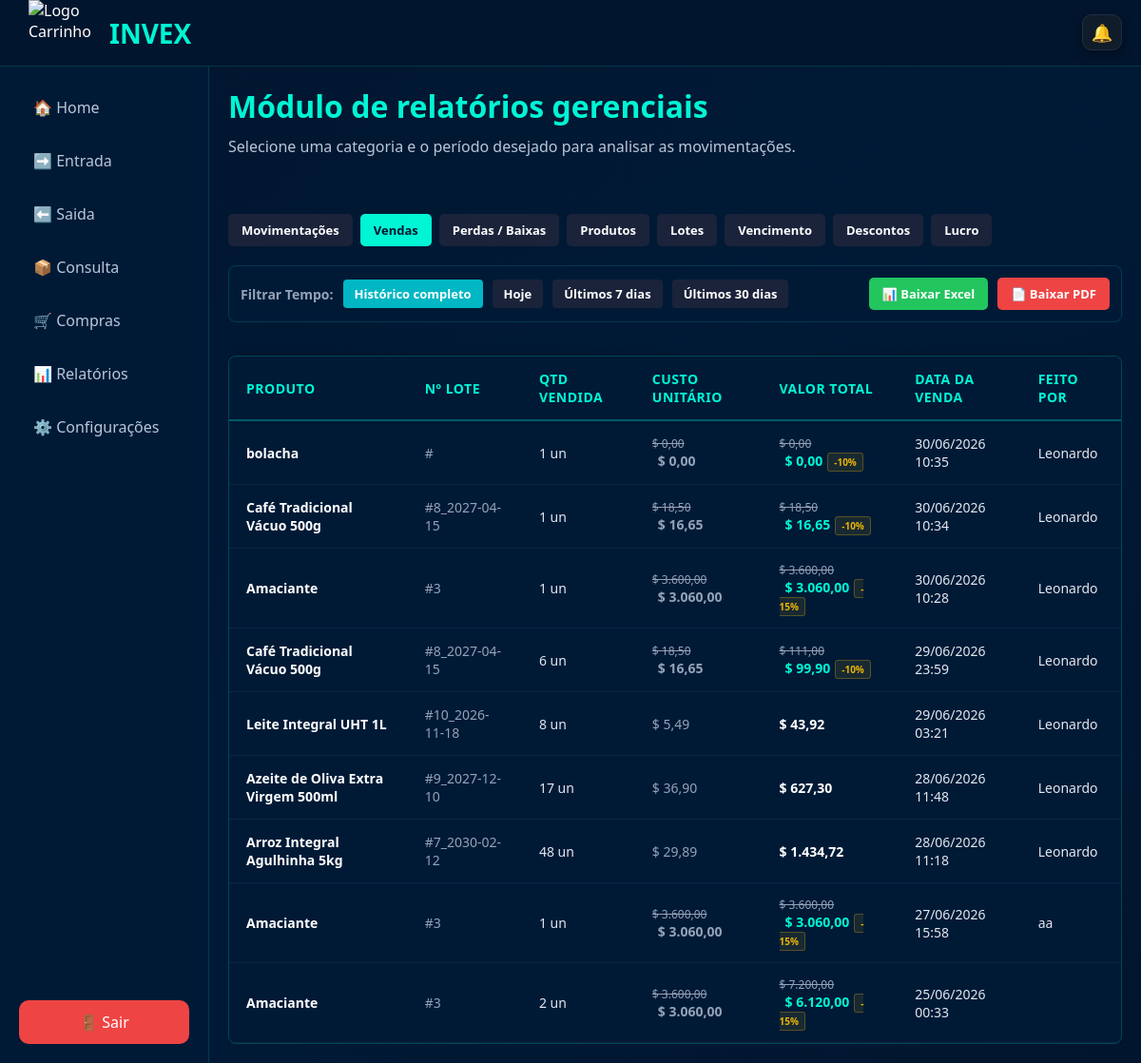
The app's page /painel_principal/relatorios/buscar_relatorio.php?tipo=vendas&periodo=todos (signed in) with its own data.
### tables this page shows
CREATE TABLE `saida` (
  `id_saida` int(11) NOT NULL,
  `idlote` int(11) NOT NULL,
  `id_lote` int(11) NOT NULL,
  `criadopor_id` int(11) NOT NULL,
  `criadopor_nome` varchar(255) NOT NULL,
  `quantidade_saida` int(11) NOT NULL,
  `motivo_saida` varchar(255) NOT NULL,
  `data_saida` datetime NOT NULL
);

CREATE TABLE `produtos` (
  `idProduto` int(11) NOT NULL,
  `NomeProduto` varchar(100) NOT NULL,
  `MarcaProduto` varchar(100) NOT NULL,
  `Descricao` varchar(255) DEFAULT NULL,
  `idEmpresa` int(11) NOT NULL,
  `criadopor_nome` varchar(100) DEFAULT NULL,
  `criadoem` datetime DEFAULT CURRENT_TIMESTAMP,
  `criadopor_id` int(11) DEFAULT NULL,
  `preco_padrao_compra` decimal(10,2) NOT NULL DEFAULT '0.00',
  `preco_padrao_venda` decimal(10,2) NOT NULL DEFAULT '0.00',
  `estoque_minimo` int(11) NOT NULL DEFAULT '0',
  `estoque_minimo_original` int(11) DEFAULT NULL
);

CREATE TABLE `produtoslotes` (
  `idlote` int(11) NOT NULL,
  `idproduto` int(11) NOT NULL,
  `quantidade` int(11) NOT NULL,
  `validade` date DEFAULT NULL,
  `criado_em` datetime DEFAULT CURRENT_TIMESTAMP,
  `criadopor_id` int(11) NOT NULL,
  `criadopor_nome` varchar(255) DEFAULT NULL,
  `idEmpresa` int(11) DEFAULT NULL,
  `numero_lote` varchar(50) NOT NULL,
  `preco_compra` decimal(10,2) NOT NULL DEFAULT '0.00',
  `preco_venda` decimal(10,2) NOT NULL DEFAULT '0.00',
  `desconto` decimal(5,2) NOT NULL DEFAULT '0.00',
  `status_lote` enum('normal','promocao','vencido') NOT NULL DEFAULT 'normal'
);

CREATE TABLE `configuracoes_gerais` (
  `id_config` int(11) NOT NULL,
  `idEmpresa` int(11) NOT NULL,
  `alerta_email` tinyint(1) NOT NULL DEFAULT '0',
  `alerta_login` tinyint(1) NOT NULL DEFAULT '1',
  `som_alerta` tinyint(1) NOT NULL DEFAULT '1',
  `casas_decimais` int(11) NOT NULL DEFAULT '2',
  `simbolo_moeda` varchar(10) NOT NULL DEFAULT 'R$',
  `formato_data` varchar(20) NOT NULL DEFAULT 'd/m/Y',
  `cor_primaria` varchar(20) NOT NULL DEFAULT '#00d9ff',
  `criado_em` timestamp NOT NULL DEFAULT CURRENT_TIMESTAMP,
  `atualizado_em` timestamp NOT NULL DEFAULT CURRENT_TIMESTAMP ON UPDATE CURRENT_TIMESTAMP
);

### painel_principal/config_global.php (called while the page is built, shortened)
<?php
$idEmpresa = $_SESSION['idEmpresa'] ?? null;
$config = [
    'cor_primaria' => '#1cd8d8',
    'casas_decimais' => 2,
    'simbolo_moeda' => 'R$',
    'formato_data' => 'd/m/Y',
    'alerta_email' => 0,
    'alerta_login' => 0,
    'som_alerta' => 0
];
if ($idEmpresa) {
    $sql = "SELECT * FROM configuracoes_gerais WHERE idEmpresa = ?";
    $stmt = $conn->prepare($sql);
    $stmt->bind_param("i", $idEmpresa);
    $stmt->execute();
    $result = $stmt->get_result();
    if ($row = $result->fetch_assoc()) {
        $config = array_merge($config, $row);
    }
}
?>

### painel_principal/relatorios/includes/relatorio_vendas.php (the view, shortened to what this page needs)
<?php
include '../config_global.php';
function formatarMoeda($valor, $simbolo, $casas)
{
    return $simbolo . ' ' . number_format((float)$valor, $casas, ',', '.');
}
$simboloMoeda = $config['simbolo_moeda'];
$casasDecimais = (int)$config['casas_decimais'];
$conn = new mysqli("localhost", "root", "usbw", "databasetcc");
$filtro_venda = "";
$idEmpresa = isset($_SESSION['idEmpresa']) ? $_SESSION['idEmpresa'] : null;
$sql_vendas = "SELECT p.NomeProduto, l.numero_lote, l.preco_venda, l.desconto, s.quantidade_saida, s.data_saida, s.criadopor_nome
               FROM saida s
               INNER JOIN produtoslotes l ON s.idlote = l.idlote
               INNER JOIN produtos p ON l.idproduto = p.IdProduto
               WHERE l.idEmpresa = '$idEmpresa' AND LOWER(s.motivo_saida) = 'venda' " . $filtro_venda . "
               ORDER BY s.id_saida DESC";
$resultado = $conn->query($sql_vendas);
?>
<?php include_once '../topo_notificacoes.php'; ?>
<div class="container-tabela">
    <table class="tabela-dados">
        <thead>
            <tr>
                <th>Produto</th>
                <th>Nº Lote</th>
                <th>Qtd Vendida</th>
                <th>Custo Unitário</th>
                <th>Valor Total</th>
                <th>Data da Venda</th>
                <th>Feito por</th>
            </tr>
        </thead>
        <tbody>
            <?php
            if ($resultado->num_rows > 0) {
                while ($row = $resultado->fetch_assoc()) {
                    $data_venda = ($row['data_saida']) ? date('d/m/Y H:i', strtotime($row['data_saida'])) : '-';
                    $qtd = intval($row['quantidade_saida']);
                    $preco_unitario = floatval($row['preco_venda']);
                    $desconto_porcentagem = floatval($row['desconto']);
                    if ($desconto_porcentagem > 0) {
                        $preco_unitario_final = $preco_unitario * (1 - ($desconto_porcentagem / 100));
                        $valor_total_original = $preco_unitario * $qtd;
                        $valor_total_final = $preco_unitario_final * $qtd;
                    } else {
                        $preco_unitario_final = $preco_unitario;
                        $valor_total_final = $preco_unitario * $qtd;
                    }
                    echo "<tr>";
echo "<td style='font-weight: 600; color: #fff;'>" . htmlspecialchars($row['NomeProduto']) . "</td>";
echo "<td style='color: #94a3b8;'>#" . htmlspecialchars($row['numero_lote']) . "</td>";
echo "<td style='color: #e2e8f0;'>" . $qtd . " un</td>";
echo "<td>";
if ($desconto_porcentagem > 0) {
    echo "<span class='preco-original'>" . formatarMoeda($preco_unitario, $simboloMoeda, $casasDecimais) . "</span>";
    echo "<span class='preco-final' style='color: #94a3b8; margin-left:6px;'>"
        . formatarMoeda($preco_unitario_final, $simboloMoeda, $casasDecimais) .
    "</span>";
} else {
    echo "<span style='color: #94a3b8;'>"
        . formatarMoeda($preco_unitario, $simboloMoeda, $casasDecimais) .
    "</span>";
}
echo "</td>";
echo "<td>";
if ($desconto_porcentagem > 0) {
    echo "<span class='preco-original'>" . formatarMoeda($valor_total_original, $simboloMoeda, $casasDecimais) . "</span>";
    echo "<span class='preco-final' style='margin-left:6px;'>"
        . formatarMoeda($valor_total_final, $simboloMoeda, $casasDecimais) .
    "</span>";
    echo "<span class='tag-desconto'>-" . number_format($desconto_porcentagem, 0) . "%</span>";
} else {
    echo "<span class='preco-final' style='color: #fff;'>"
        . formatarMoeda($valor_total_final, $simboloMoeda, $casasDecimais) .
    "</span>";
}
echo "</td>";
echo "<td>" . $data_venda . "</td>";
echo "<td>" . htmlspecialchars($row['criadopor_nome']) . "</td>";
echo "</tr>";
                }
            } else {
                echo "<tr><td colspan='8' style='text-align:center; color:#94a3b8; padding:25px;'>Nenhuma venda registrada neste período.</td></tr>";
            }
            ?>
        </tbody>
    </table>
</div>

### painel_principal/relatorios/css/relatorios.css (style rules this page uses)
* { margin: 0; padding: 0; box-sizing: border-box; font-family: 'Segoe UI'; }
:root { --bg: #02152E; --sidebar: #001A36; --card: #001A36; --primary: #00F5D4; --secondary: #17D9B7; --border: #00B7C3; --text: #ffffff; --sub: #B8C7D9; }
body { background: linear-gradient( 135deg, #02152E 0%, #001A36 50%, #02152E 100% ); color: var(--text); }

### painel_principal/relatorios/includes/relatorio_vendas.php (style rules this page uses)
.container-tabela { width: 100%; margin-top: 20px; background: #001a36; border: 1px solid rgba(0, 245, 212, 0.2); border-radius: 8px; overflow: hidden; box-shadow: 0 4px 15px rgba(0, 0, 0, 0.3); }
.tabela-dados { width: 100%; border-collapse: collapse; text-align: left; font-family: sans-serif; }
.tabela-dados th { background-color: rgba(0, 245, 212, 0.08); color: #00F5D4; padding: 14px 18px; font-size: 14px; text-transform: uppercase; border-bottom: 2px solid rgba(0, 245, 212, 0.3); letter-spacing: 0.5px; }
.tabela-dados td { padding: 14px 18px; color: #e2e8f0; font-size: 14px; border-bottom: 1px solid rgba(255, 255, 255, 0.05); }
.preco-original { text-decoration: line-through; color: #94a3b8; font-size: 12px; display: block; }
.preco-final { color: #00F5D4; font-weight: bold; }
.tag-desconto { background: rgba(234, 179, 8, 0.1); color: #eab308; border: 1px solid rgba(234, 179, 8, 0.3); padding: 2px 6px; border-radius: 3px; font-size: 10px; margin-left: 5px; font-weight: bold; }

### painel_principal/relatorios/buscar_relatorio.php (style rules this page uses)
html, body { margin: 0; padding: 0; height: 100vh !important; max-height: 100vh !important; overflow: hidden !important; box-sizing: border-box; background-color: #02152E; }
.container-tabela { width: 100%; margin-top: 10px; background: #001a36; border: 1px solid rgba(0, 245, 212, 0.2); border-radius: 8px; box-shadow: 0 4px 15px rgba(0, 0, 0, 0.3); flex: 1 !important; overflow-y: auto !important; }
.tabela-dados { width: 100%; border-collapse: collapse; text-align: left; font-family: sans-serif; }
.tabela-dados th { background-color: #001a36 !important; color: #00F5D4; padding: 14px 18px; font-size: 14px; text-transform: uppercase; border-bottom: 2px solid rgba(0, 245, 212, 0.3); letter-spacing: 0.5px; position: sticky !important; top: 0 !important; z-index: 10 !important; }
.tabela-dados td { padding: 14px 18px; color: #e2e8f0; font-size: 14px; border-bottom: 1px solid rgba(255, 255, 255, 0.05); }
.preco-original { text-decoration: line-through; color: #94a3b8; font-size: 12px; display: block; }
.preco-final { color: #00F5D4; font-weight: bold; }
.tag-desconto { background: rgba(234, 179, 8, 0.1); color: #eab308; border: 1px solid rgba(234, 179, 8, 0.3); padding: 2px 6px; border-radius: 3px; font-size: 10px; margin-left: 5px; font-weight: bold; }

### records on screen
saida: produtos.NomeProduto "bolacha", quantidade_saida "1", idlote.casas_decimais "$ 0,00", idlote+quantidade_saida "$ 0,00", idlote.desconto "10", data_saida "30/06/2026 10:35", criadopor_nome "Leonardo"
saida: produtos.NomeProduto "Café Tradicional Vácuo 500g", idlote.numero_lote "8_2027-04-15", quantidade_saida "1", idlote.casas_decimais "$ 18,50", idlote.casas_decimais "$ 16,65", idlote+quantidade_saida "$ 18,50", idlote+quantidade_saida "$ 16,65", idlote.desconto "10", data_saida "30/06/2026 10:34", criadopor_nome "Leonardo"
saida: produtos.NomeProduto "Amaciante", idlote.numero_lote "3", quantidade_saida "1", idlote.casas_decimais "$ 3.600,00", idlote.casas_decimais "$ 3.060,00", idlote+quantidade_saida "$ 3.600,00", idlote+quantidade_saida "$ 3.060,00", idlote.desconto "15", data_saida "30/06/2026 10:28", criadopor_nome "Leonardo"
saida: produtos.NomeProduto "Café Tradicional Vácuo 500g", idlote.numero_lote "8_2027-04-15", quantidade_saida "6", idlote.casas_decimais "$ 18,50", idlote.casas_decimais "$ 16,65", idlote+quantidade_saida "$ 111,00", idlote+quantidade_saida "$ 99,90", idlote.desconto "10", data_saida "29/06/2026 23:59", criadopor_nome "Leonardo"
saida: produtos.NomeProduto "Leite Integral UHT 1L", idlote.numero_lote "10_2026-11-18", quantidade_saida "8", idlote.casas_decimais "$ 5,49", idlote+quantidade_saida "$ 43,92", data_saida "29/06/2026 03:21", criadopor_nome "Leonardo"
saida: produtos.NomeProduto "Azeite de Oliva Extra Virgem 500ml", idlote.numero_lote "9_2027-12-10", quantidade_saida "17", idlote.casas_decimais "$ 36,90", idlote+quantidade_saida "$ 627,30", data_saida "28/06/2026 11:48", criadopor_nome "Leonardo"
saida: produtos.NomeProduto "Arroz Integral Agulhinha 5kg", idlote.numero_lote "7_2030-02-12", quantidade_saida "48", idlote.casas_decimais "$ 29,89", idlote+quantidade_saida "$ 1.434,72", data_saida "28/06/2026 11:18", criadopor_nome "Leonardo"
saida: produtos.NomeProduto "Amaciante", idlote.numero_lote "3", quantidade_saida "1", idlote.casas_decimais "$ 3.600,00", idlote.casas_decimais "$ 3.060,00", idlote+quantidade_saida "$ 3.600,00", idlote+quantidade_saida "$ 3.060,00", idlote.desconto "15", data_saida "27/06/2026 15:58", criadopor_nome "aa"
saida: produtos.NomeProduto "Amaciante", idlote.numero_lote "3", quantidade_saida "2", idlote.casas_decimais "$ 3.600,00", idlote.casas_decimais "$ 3.060,00", idlote+quantidade_saida "$ 7.200,00", idlote+quantidade_saida "$ 6.120,00", idlote.desconto "15", data_saida "25/06/2026 00:33"
